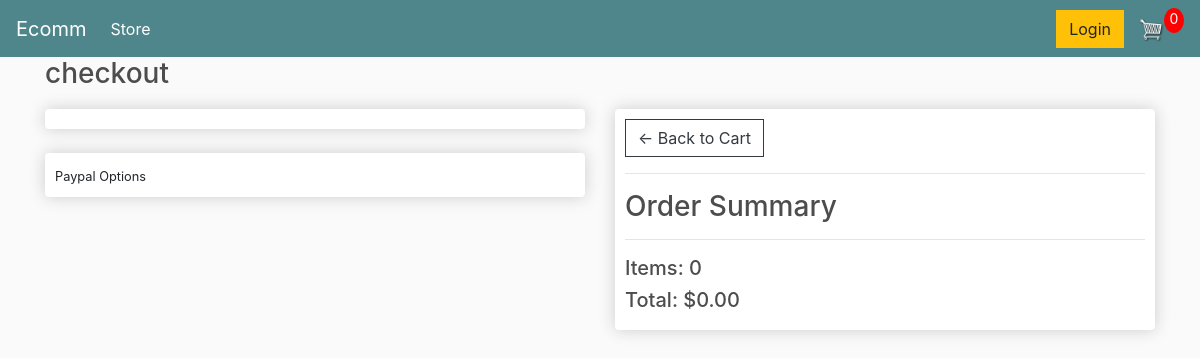
Page /checkout/ (signed in) on the earlier database version.
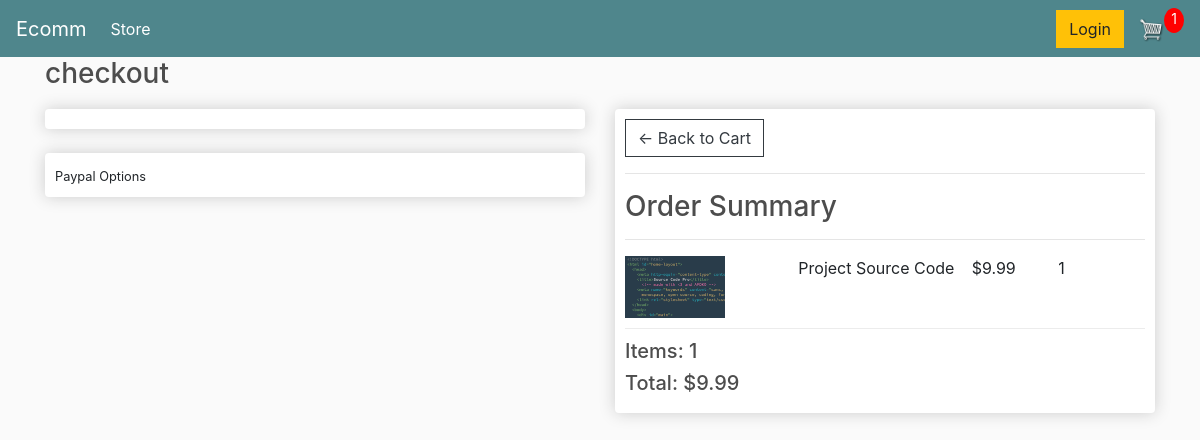
Same page on the later database version.
### store/models.py (models this page shows, shortened)
class Order(models.Model):
    customer = models.ForeignKey(Customer, on_delete=models.SET_NULL, null=True, blank=True)
    date_ordered = models.DateTimeField(auto_now_add=True)
    complete = models.BooleanField(default=False, null=True, blank=False)
    transaction_id = models.CharField(max_length=100, null=True)
    @property
    def shipping(self):
        shipping = False
        orderitems = self.orderitem_set.all()
        for x in orderitems:
            if x.product.digital == False:
                shipping = True
        return shipping
    @property
    def get_cart_total(self):
        orderitems = self.orderitem_set.all()
        total = sum([item.get_total for item in orderitems]) #total price in the cart
        return total
    @property
    def get_cart_items(self):
        orderitems = self.orderitem_set.all()
        total = sum([item.quantity for item in orderitems]) #how many items are in your cart
        return total

class OrderItem(models.Model):
    product = models.ForeignKey(Product, on_delete=models.SET_NULL, blank=True, null=True)
    order = models.ForeignKey(Order, on_delete=models.SET_NULL, blank=True, null=True)
    quantity = models.IntegerField(default=0, null=True, blank=True)
    date_added = models.DateTimeField(auto_now_add=True)
    @property ## total value of the orderItem
    def get_total(self):
        total = self.product.price * self.quantity
        return total

class Product(models.Model):
    name = models.CharField(max_length=100, null=True)
    price = models.DecimalField(max_digits=7, decimal_places=2)
    digital = models.BooleanField(default=False, null=True, blank=True) ## know if the item is digital and  does not need to be shipped
    image = models.ImageField(null=True, blank=False)
    @property
    def imageURL(self):
        try:
            url = self.image.url
        except:
            url=''
        return url

### store/views.py (the view)
# urls.py: path('checkout/', views.checkout, name="checkout"),
def checkout(request):
    data = cartData(request)
    cartItems = data['cartItems']
    order = data['order']
    items = data['items']
    context = {'items':items, 'order': order, 'cartItems': cartItems}
    return render(request, 'store/checkout.html', context)

### store/utils.py (called while the page is built)
def cartData(request):
    if request.user.is_authenticated:
        customer = request.user.customer
        order, created = Order.objects.get_or_create(customer=customer, complete=False)
        items = order.orderitem_set.all()
        cartItems = order.get_cart_items
    else:
        cookieData= cookieCart(request)
        cartItems = cookieData['cartItems']
        order = cookieData['order']
        items = cookieData['items']
    return{'cartItems': cartItems, 'order': order, 'items': items}

### store/templates/store/checkout.html (shortened to what this page needs)
{% extends 'store/main.html'%}
{% load static %}
{%block content%}
<h3>checkout</h3>
<div class="row">
    <div class="col-lg-6">
        <div class="box-element" id="form-wrapper">
        </div>
        <br>
            <div class="box-element hidden" id="payment-info">
                <small>Paypal Options</small>
            </div>
    </div>
    <div class="col-lg-6">
        <div class="box-element">
            <a class="btn btn-outline-dark" href="{% url 'cart'%}">&#x2190; Back to Cart</a>
            <hr>
                <h3>Order Summary</h3>
            <hr>
            {% for item in items %}
            <div class="cart-row">
                <div style="flex:2"><img src="{{item.product.imageURL}}" class="row-image"alt=""></div>
                <div style="flex:2">{{item.product.name}}</div>
                <div style="flex:1">${{item.product.price|floatformat:2}}</div>
                <div style="flex:1">{{item.quantity}}</div>
            </div>
            {% endfor %}
            <h5>Items: {{order.get_cart_items}}</h5>
            <h5>Total: ${{order.get_cart_total|floatformat:2}}</h5>
        </div>
    </div>
</div>
{% endblock content %}

Differences in the rows shown:
added OrderItem: product.imageURL (picture), product.name "Project Source Code", product.price "9.99", quantity "1"
computed for Order: get_cart_items "0" → "1"; get_cart_total "0.00" → "9.99"
Other differences:
{{ cartItems }}: "0" → "1"
